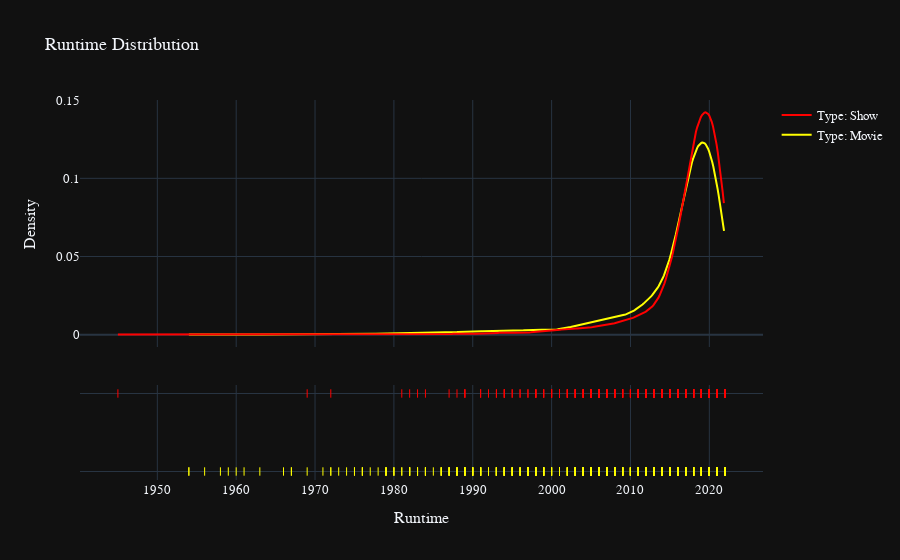

Here is the notebook cell this chart was saved with:
### Markdown cell above
# release_year

### Code cell
year_df = df.groupby("type")["release_year"].apply(list)
Year_label = ["Type: Movie","Type: Show"]
color = ["yellow","red"]

year_fig = ff.create_distplot(year_df,Year_label,colors=color,show_hist=False)
year_fig.layout.template = "plotly_dark"
year_fig.update_layout(title="Runtime Distribution",font=dict(size = 13,family="Franklin Gothic"))
year_fig.update_layout(xaxis_title="Runtime",yaxis_title="Density")
year_fig.show()

### Figure 1 — Plotly figure (JSON) as saved in the notebook; plotly's stock layout.template omitted (floating-point values rounded to 4 significant figures; data arrays with more than 128 entries replaced by an {"elided": "..."} marker saying what was removed)
{"data": [{"legendgroup": "Type: Movie", "marker": {"color": "yellow"}, "mode": "lines", "name": "Type: Movie", "showlegend": true, "type": "scatter", "x": {"elided": "500 float values"}, "xaxis": "x", "y": {"elided": "500 float values"}, "yaxis": "y"}, {"legendgroup": "Type: Show", "marker": {"color": "red"}, "mode": "lines", "name": "Type: Show", "showlegend": true, "type": "scatter", "x": {"elided": "500 float values"}, "xaxis": "x", "y": {"elided": "500 float values"}, "yaxis": "y"}, {"legendgroup": "Type: Movie", "marker": {"color": "yellow", "symbol": "line-ns-open"}, "mode": "markers", "name": "Type: Movie", "showlegend": false, "type": "scatter", "x": {"elided": "3743 int values"}, "xaxis": "x", "y": {"elided": "3743 str values"}, "yaxis": "y2"}, {"legendgroup": "Type: Show", "marker": {"color": "red", "symbol": "line-ns-open"}, "mode": "markers", "name": "Type: Show", "showlegend": false, "type": "scatter", "x": {"elided": "2106 int values"}, "xaxis": "x", "y": {"elided": "2106 str values"}, "yaxis": "y2"}], "layout": {"barmode": "overlay", "font": {"family": "Franklin Gothic", "size": 13}, "hovermode": "closest", "legend": {"traceorder": "reversed"}, "title": {"text": "Runtime Distribution"}, "xaxis": {"anchor": "y2", "domain": [0, 1], "title": {"text": "Runtime"}, "zeroline": false}, "yaxis": {"anchor": "free", "domain": [0.35, 1], "position": 0, "title": {"text": "Density"}}, "yaxis2": {"anchor": "x", "domain": [0, 0.25], "dtick": 1, "showticklabels": false}}}
